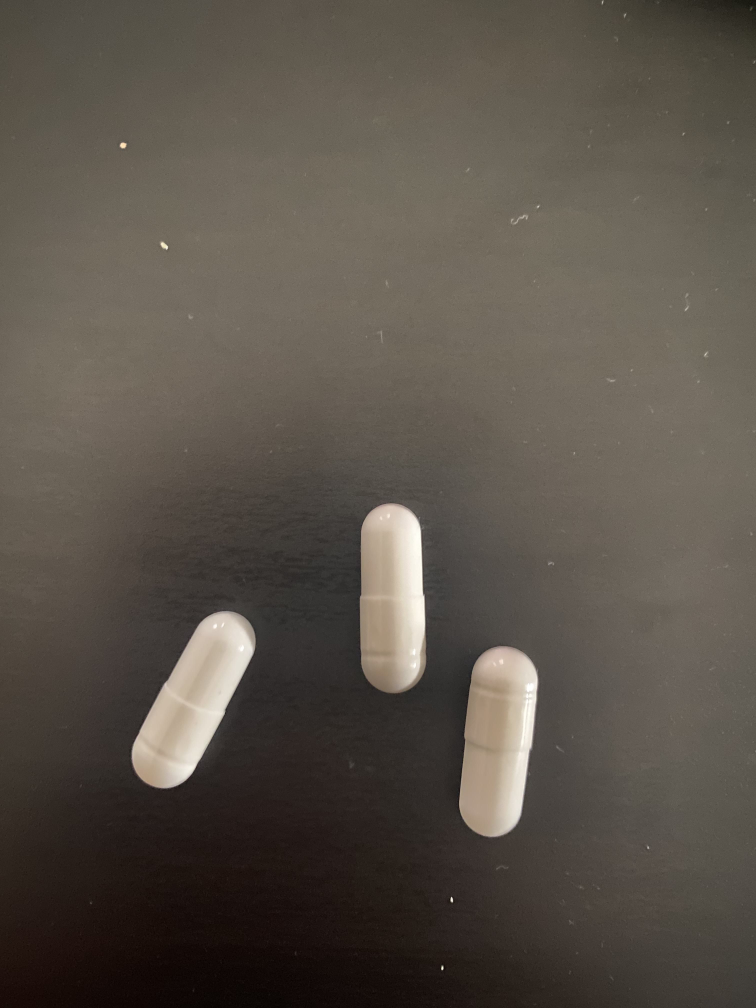
#> input picture serverPastillas/img/pastis3.jpg, 3024 x 4032 px, given in place of img.jpg, which was not available (shown at 1/4 size)
$ python detect_shapes.py
#> lines starting #> are read from the running program, lines starting #| are printed output that depends on the picture; after the words box and inside, x2 and y2 are one past the last pixel; in counts of white or black regions, pixels touching at a corner belong together; pictures that were not available may be replaced by others from this repository, and a replacement may not be noted
### serverPastillas/pyimagesearch/shapedetector.py
import cv2

class ShapeDetector:
    def __init__(self):
        pass

    def detect(self, c):
        shape = "unidentified"
        peri = cv2.arcLength(c, True)
        approx = cv2.approxPolyDP(c, 0.04 * peri, True)
        if len(approx) == 3:
            shape = "triangle"
        elif len(approx) == 4:
            (x, y, w, h) = cv2.boundingRect(approx)
            ar = w / float(h)
            shape = "square" if ar >= 0.95 and ar <= 1.05 else "rectangle"
        elif len(approx) == 5:
            shape = "pentagon"
        else:
            shape = "circle"
        return shape

### serverPastillas/detect_shapes.py
# encoding=utf8
from re import T
from pyimagesearch.shapedetector import ShapeDetector
import argparse
import imutils
import os
import cv2
import numpy as np
zoom_factor = 0.05 # 5% of the original image
image = cv2.imread("./img.jpg")
#> image is the input picture: shape (4032, 3024, 3); mean B, G, R 73.5, 82.3, 89.6
l=int(len(image)/8)
#> l = 504
#image=image[3*l:7*l,l:4*l]
resized = imutils.resize(image, width=300)
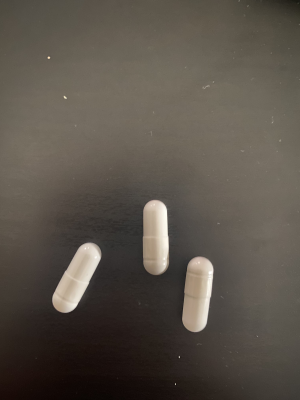
#> resized: shape (400, 300, 3); mean B, G, R 73.5, 82.3, 89.6
ratio = image.shape[0] / float(resized.shape[0])
#> ratio = 10.08
array_alpha = np.array([0.60])
array_beta = np.array([-10.0])
"""
cv2.add(resized, array_beta, resized)
cv2.imshow("img", resized)
cv2.waitKey(0)
cv2.multiply(resized, array_alpha, resized)
cv2.imshow("luz", resized)
cv2.waitKey(0)
"""
gray = cv2.cvtColor(resized, cv2.COLOR_BGR2GRAY)
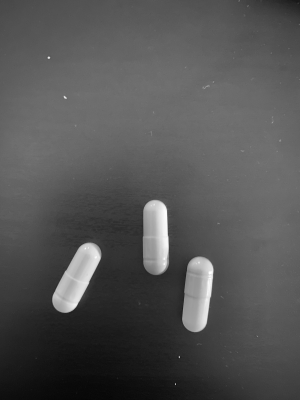
#> gray: shape (400, 300); min 6, max 255, mean 83.4
cv2.imshow("gray", gray)
cv2.waitKey(0)
blurred = cv2.GaussianBlur(gray, (7, 7), 0)
thresh = cv2.threshold(blurred, 125,160, cv2.THRESH_BINARY)[1]
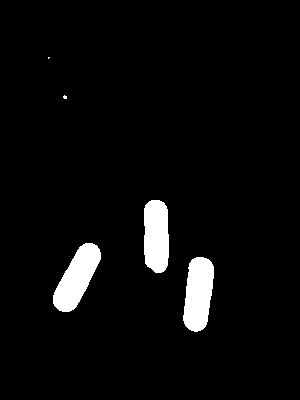
#> thresh: shape (400, 300); values 0 (black) and 160 (white), 4.3% white; 5 white regions (2 under 20 px)
cv2.imshow("thresh", thresh)
cv2.waitKey(0)
cnts = cv2.findContours(thresh.copy(), cv2.RETR_EXTERNAL,
	cv2.CHAIN_APPROX_SIMPLE)
#> cnts = 5 contours, 2 with area under 20; largest, box (x1, y1, x2, y2) and area: (53, 243, 101, 312) 1718, (183, 257, 214, 332) 1688, (144, 200, 169, 273) 1545
cnts = imutils.grab_contours(cnts)
sd = ShapeDetector()
for c in cnts:
    M = cv2.moments(c)
    cX = int((M["m10"] / M["m00"]) * ratio)
    cY = int((M["m01"] / M["m00"]) * ratio)
    shape = sd.detect(c)
    c = c.astype("float")
    c *= ratio
    c = c.astype("int")
    cv2.drawContours(image, [c], -1, (0, 255, 0), 6)
    cv2.putText(image, shape, (cX, cY), cv2.FONT_HERSHEY_SIMPLEX,
        0.5, (255, 255, 255), 2)
    cv2.imshow("Image", resized)
    cv2.waitKey(0)
#> this loop made 5 passes
#> (cX, cY, shape, peri in detect) on passes 1, 2, 4: (1996, 2957, 'circle', 186), (771, 2796, 'circle', 187.8), (650, 975, 'circle', 10.24)
#> (cX, cY, shape, peri in detect, approx in detect, x in detect, y in detect, w in detect) on pass 3: (1571, 2374, 'rectangle', 176.4, [[151, 200], [145, 263], [161, 272], [167, 209]], 145, 200, 23)
cv2.destroyAllWindows()
#os.remove('./img/pruebis.jpg')
